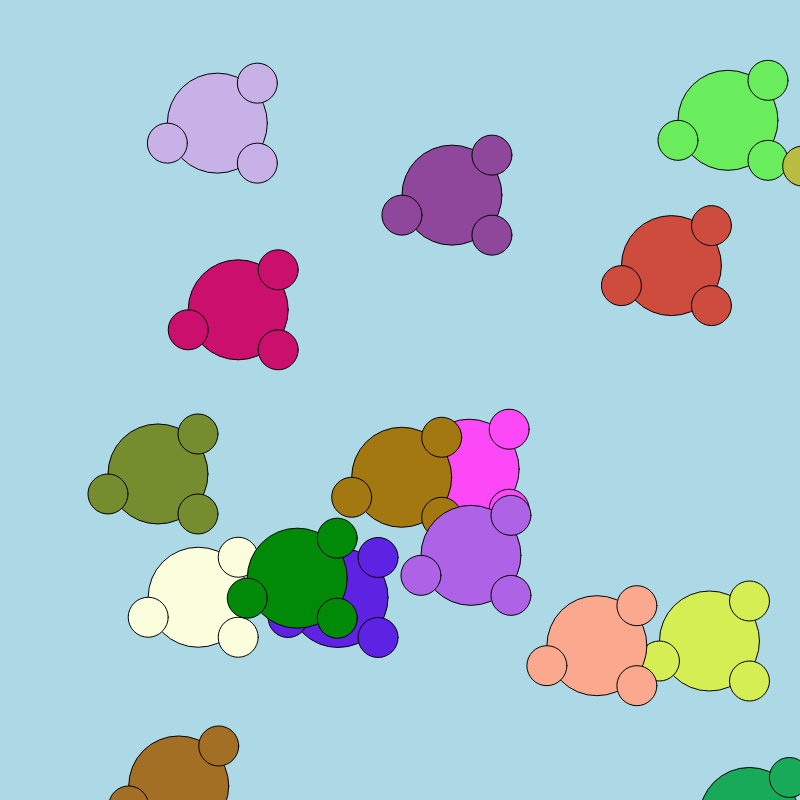
Frame 1 (no input)
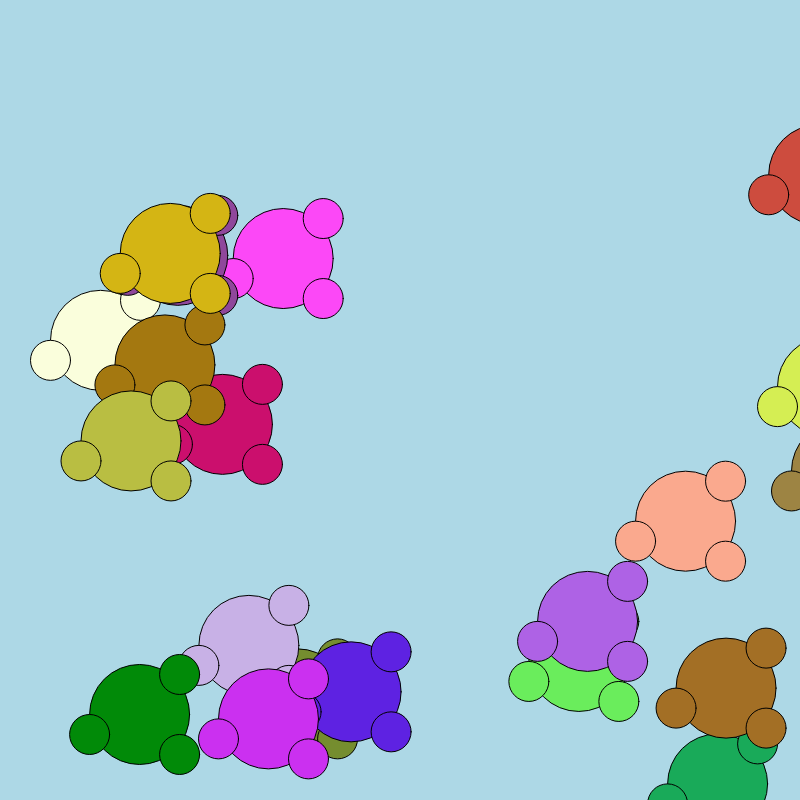
Frame 60 (no input)
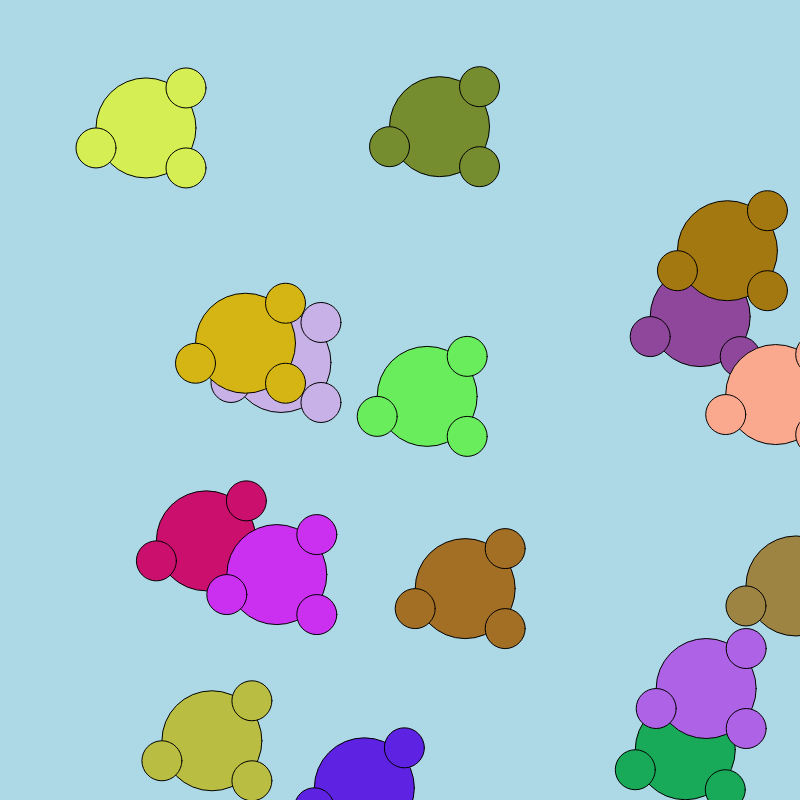
Frame 120 (the mouse pressed at the canvas centre since frame 60)

The p5.js sketch that drew these frames (run headless with seeded random() and noise() and a simulated clock; from frame 60 on, the mouse is pressed at the canvas centre):

// p5.js sketch
// ── sketch.js
var myCar;
var myCar2;
var cars = [] ;

function setup() {
  // put setup code here
  createCanvas(800, 800);

for (var i = 0; i < 20; i++) {
  cars.push(new Car()) ;

  }

}

function draw() {
  // put drawing code here
  background('lightblue');

  for (var i = 0; i < cars.length; i++) {
  cars[i].display();
  cars[i].drive();
}


}

//our Car class!!!!
function Car() {
  // attributes
  this.pos = createVector(random(width), random(height));
  this.vel = createVector(random(-5,5), random(-5,5)) ;
  this.r = random(255) ;
  this.g = random(255) ;
  this.b = random(255) ;
  // methods
  this.display = function() {
    fill(this.r, this.g, this.b) ;

    ellipse(this.pos.x + 100, this.pos.y + 100, 100);
    ellipse(this.pos.x + 140, this.pos.y + 140, 40);
    ellipse(this.pos.x + 140, this.pos.y + 60, 40);
    ellipse(this.pos.x + 50, this.pos.y + 120, 40);
  }

  this.drive = function() {
    this.pos.add(this.vel) ;
    if (this.pos.x > width) this.pos.x = 0 ;
    if (this.pos.x < 0) this.pos.x = width ;
    if (this.pos.y > width) this.pos.y = 0 ;
    if (this.pos.y < 0) this.pos.y = height ;

    }

}
